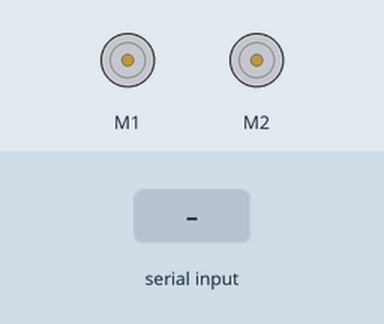
Bench run of a sketch on a simulated Arduino Uno, built with avr-gcc and run on an emulated ATmega328P. On the bench: 2 × DC motor (green arrow = forward, orange = backward, longer = faster). Inputs (shaded band) come from the test bench.

Above: at 1.2 s.
1.3 s: "90,45\n" received over Serial
At 3.2 s:
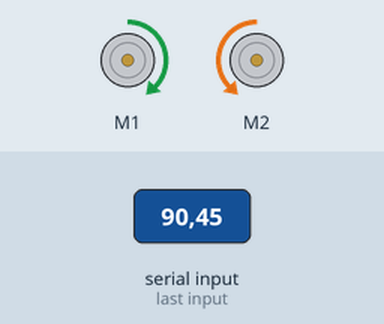
3.8 s: "30,150\n" received over Serial
At 5.1 s:
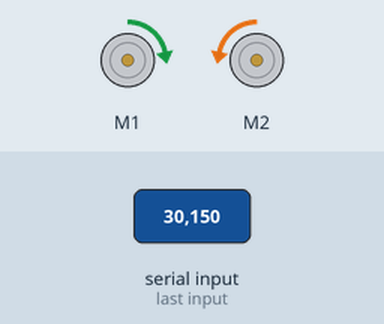
6.3 s: "200\n" received over Serial
At 8.2 s:
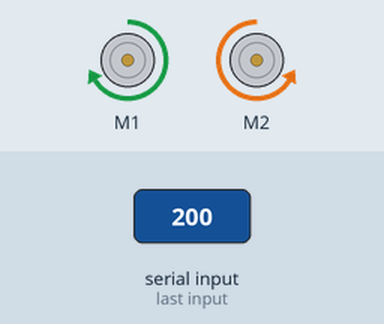
8.7 s: "90\n" received over Serial
At 10.0 s:
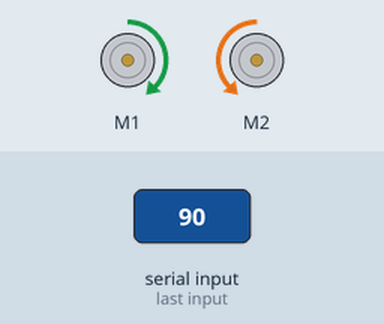
Timing chart, 0 to 11.7 s (numbered marks = the images above; inputs shaded):
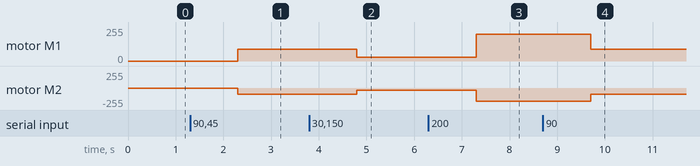

The sketch:

robot.ino
```cpp
#include <AFMotor.h>
AF_DCMotor motor1(1);
AF_DCMotor motor2(2);

int i;
int t;


void motorsRelease() {
  motor1.run(RELEASE);
  motor2.run(RELEASE);
}

void motorsForward() {
  motor1.run(FORWARD);
  motor2.run(FORWARD);
  motor1.setSpeed(255);
  motor2.setSpeed(255);
}

void motorsBackward() {
  motor1.run(BACKWARD);
  motor2.run(BACKWARD);
  motor1.setSpeed(255);
  motor2.setSpeed(255);
}
int dat;
void motorsPovorot(String d) {
  dat = d.toInt();
  motor1.run(FORWARD);
  motor2.run(BACKWARD);
  motor1.setSpeed(dat);
  motor2.setSpeed(dat);
}

void motorsSpeed(int motor1Speed, int motor2Speed) {
  motor1.setSpeed(motor1Speed);
  motor2.setSpeed(motor2Speed);
}

long times;
void setup() {
  // turn on motor
  Serial.begin(115200);
  motorsSpeed(100, 100);
  motorsRelease();
}
String data = "1";
void loop() {
  if (Serial.available() > 0) {
    data = Serial.readString();
    motorsPovorot(data);
    delay(10);
  }
}
```

Measured:
- after the input at 1.3 s, motor M1: stopped → forward 90/255 after 1.0 s; motor M2: stopped → backward 90/255 after 1.0 s
- after the input at 3.8 s, motor M1: forward 90/255 → forward 30/255 after 1.0 s; motor M2: backward 90/255 → backward 30/255 after 1.0 s
- after the input at 6.3 s, motor M1: forward 30/255 → forward 200/255 after 1.0 s; motor M2: backward 30/255 → backward 200/255 after 1.0 s
- after the input at 8.7 s, motor M1: forward 200/255 → forward 90/255 after 1.0 s; motor M2: backward 200/255 → backward 90/255 after 1.0 s
